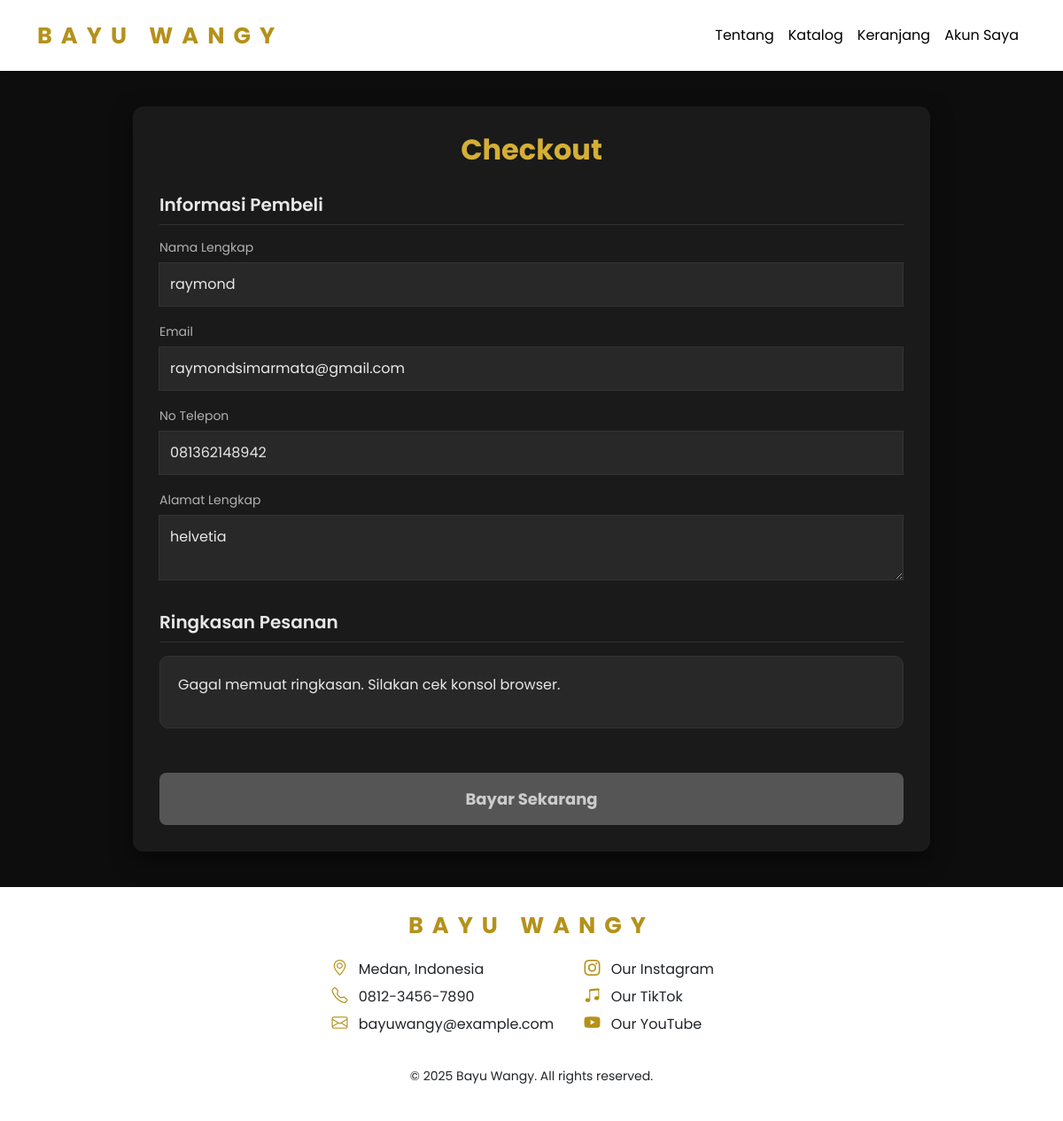
Screenshot of /checkout.php (signed in) with the database file from the repository.
### tables this page shows
CREATE TABLE `users` (
  `id_user` int(11) NOT NULL,
  `nama` varchar(100) NOT NULL,
  `email` varchar(100) NOT NULL,
  `password` varchar(100) NOT NULL,
  `telepon` varchar(20) DEFAULT NULL,
  `tanggal_daftar` datetime DEFAULT current_timestamp(),
  `role` varchar(50) NOT NULL DEFAULT 'customer'
);

CREATE TABLE `alamat` (
  `id_alamat` int(11) NOT NULL,
  `id_user` int(11) NOT NULL,
  `nama` varchar(100) NOT NULL,
  `telepon` varchar(20) NOT NULL,
  `alamat` text NOT NULL DEFAULT '(Belum diisi)',
  `kota` varchar(100) NOT NULL,
  `provinsi` varchar(100) NOT NULL,
  `kode_pos` varchar(20) NOT NULL,
  `updated_at` timestamp NOT NULL DEFAULT current_timestamp() ON UPDATE current_timestamp()
);

### checkout.php (the view, shortened to what this page needs)
<?php
require 'conn.php';
$id_user = $_SESSION['id_user'] ?? null;
$alamat_tersimpan = null;
if ($id_user) {
    $sql_user = "SELECT nama, email FROM users WHERE id_user = ?";
    $stmt_user = $conn->prepare($sql_user);
    $stmt_user->bind_param("i", $id_user);
    $stmt_user->execute();
    $result_user = $stmt_user->get_result();
    $data_user = $result_user->fetch_assoc();
    $sql_alamat = "SELECT nama, telepon, alamat, kota, provinsi, kode_pos FROM alamat WHERE id_user = ? LIMIT 1";
    $stmt_alamat = $conn->prepare($sql_alamat);
    $stmt_alamat->bind_param("i", $id_user);
    $stmt_alamat->execute();
    $result_alamat = $stmt_alamat->get_result();
    $alamat_tersimpan = $result_alamat->fetch_assoc();
}
?>
<!DOCTYPE html>
<html lang="id">
<head>
    <link rel="stylesheet" href="bootstrap/css/bootstrap.css">
    <link rel="stylesheet" href="css/checkout.css">
    <link rel="stylesheet" href="css/navbar.css">
    <link rel="stylesheet" href="css/styleee.css">
    <link rel="stylesheet" href="https://cdn.jsdelivr.net/npm/bootstrap-icons@1.11.3/font/bootstrap-icons.css">
</head>
<body>
    <?php include 'navbar.php'; ?>
    <div class="checkout-container">
        <h2>Checkout</h2>
        <div class="checkout-section">
        <h3>Informasi Pembeli</h3>
        <div class="input-group">
                <label>Nama Lengkap</label>
                <input id="nama_lengkap" type="text" name="nama_lengkap" value="<?= htmlspecialchars($data_user['nama'] ?? '') ?>" required>
        </div>
        <div class="input-group">
                <label>Email</label>
                <input id="email" type="email" name="email" value="<?= htmlspecialchars($data_user['email'] ?? '') ?>" required>
        </div>
        <div class="input-group">
                <label>No Telepon</label>
                <input id="no_telepon" type="text" name="no_telepon" value="<?= htmlspecialchars($alamat_tersimpan['telepon'] ?? '') ?>" required>
        </div>
        <div class="input-group">
                <label>Alamat Lengkap</label>
                <textarea id="alamat_detail" name="alamat_detail" required><?= htmlspecialchars($alamat_tersimpan['alamat'] ?? '') ?></textarea>
        </div>
</div>
        <div class="checkout-section">
            <h3>Ringkasan Pesanan</h3>
            <div class="order-summary">
            </div>
        </div>
        <button class="btn-checkout" id="btn-bayar">Bayar Sekarang</button>
    </div>
    <?php include 'footer.php'; ?>
</body>
</html>

### css/checkout.css (style rules this page uses)
body { font-family: 'Poppins', sans-serif; background: #0D0D0D; color: #E8E8E8; margin: 0; padding: 0; }
.checkout-container { max-width: 900px; margin: 40px auto; background: #1A1A1A; padding: 30px; border-radius: 12px; box-shadow: 0 8px 25px rgba(0, 0, 0, 0.5); }
h2 { text-align: center; margin-bottom: 30px; color: #D4AF37; font-weight: 700; }
.checkout-section { margin-bottom: 35px; }
.checkout-section h3 { margin-bottom: 15px; border-bottom: 1px solid #333; padding-bottom: 10px; color: #E8E8E8; font-weight: 600; font-size: 20px; }
.input-group { display: flex; flex-direction: column; margin-bottom: 18px; }
.input-group label { font-size: 14px; margin-bottom: 6px; color: #B2B2B2; }
.input-group input, .input-group select, .input-group textarea { padding: 12px; border: 1px solid #333; border-radius: 8px; background: #282828; color: #E8E8E8; font-size: 16px; transition: border-color 0.2s; }
.input-group input::placeholder, .input-group textarea::placeholder { color: #777; }
.order-summary { border: 1px solid #333; padding: 20px; border-radius: 10px; background: #282828; color: #E8E8E8; }
.btn-checkout { width: 100%; padding: 16px; background: #D4AF37; color: #000; font-size: 18px; font-weight: 700; border: none; border-radius: 8px; cursor: pointer; transition: 0.3s; margin-top: 15px; }
.btn-checkout:disabled { background: #555; cursor: not-allowed; color: #ccc; }

### css/styleee.css (style rules this page uses)
body { font-family: 'Poppins', sans-serif; }

### rows the page displays
users: nama_lengkap "raymond", email "raymondsimarmata@gmail.com"
alamat: no_telepon "081362148942", alamat_detail "helvetia"
